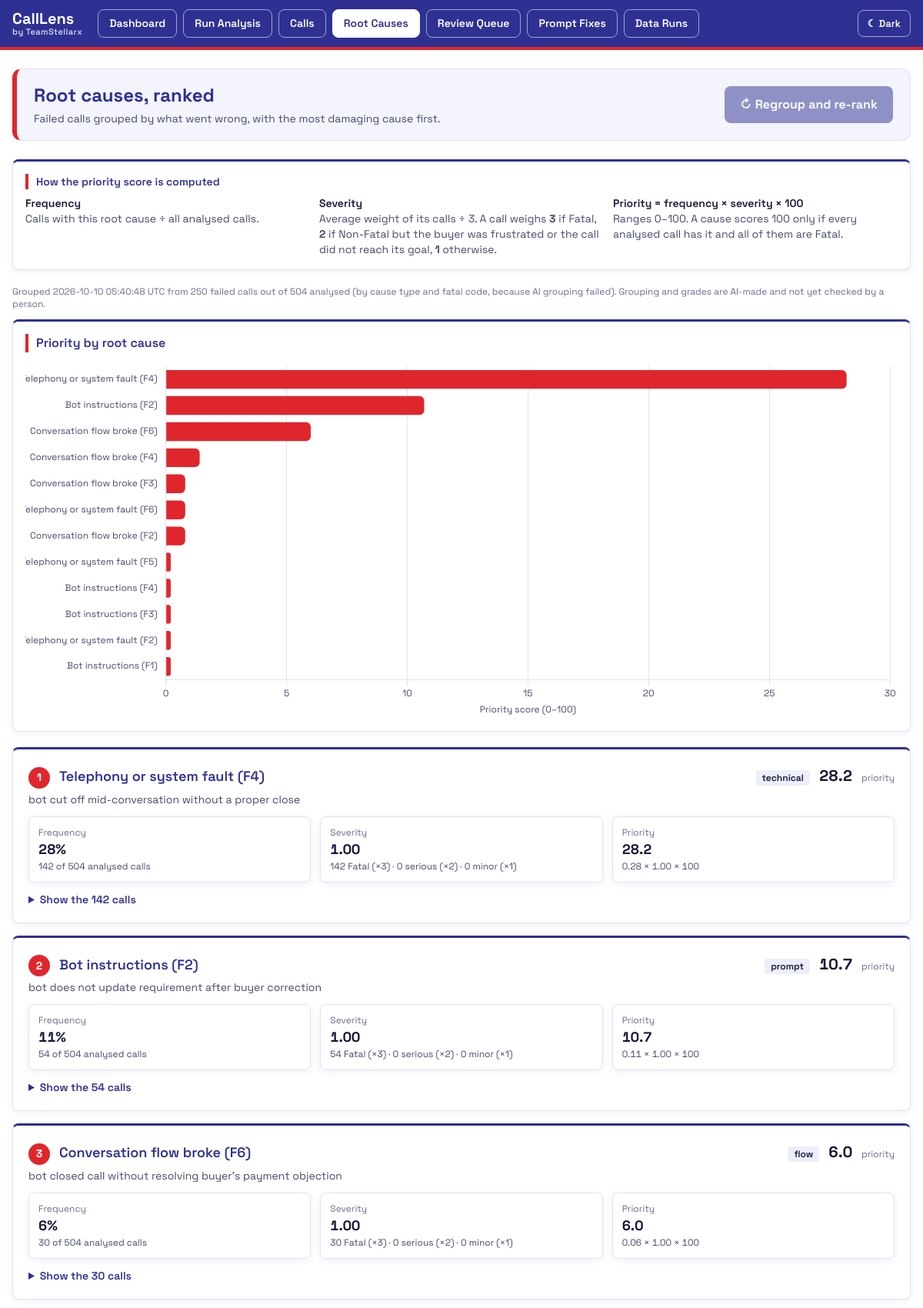
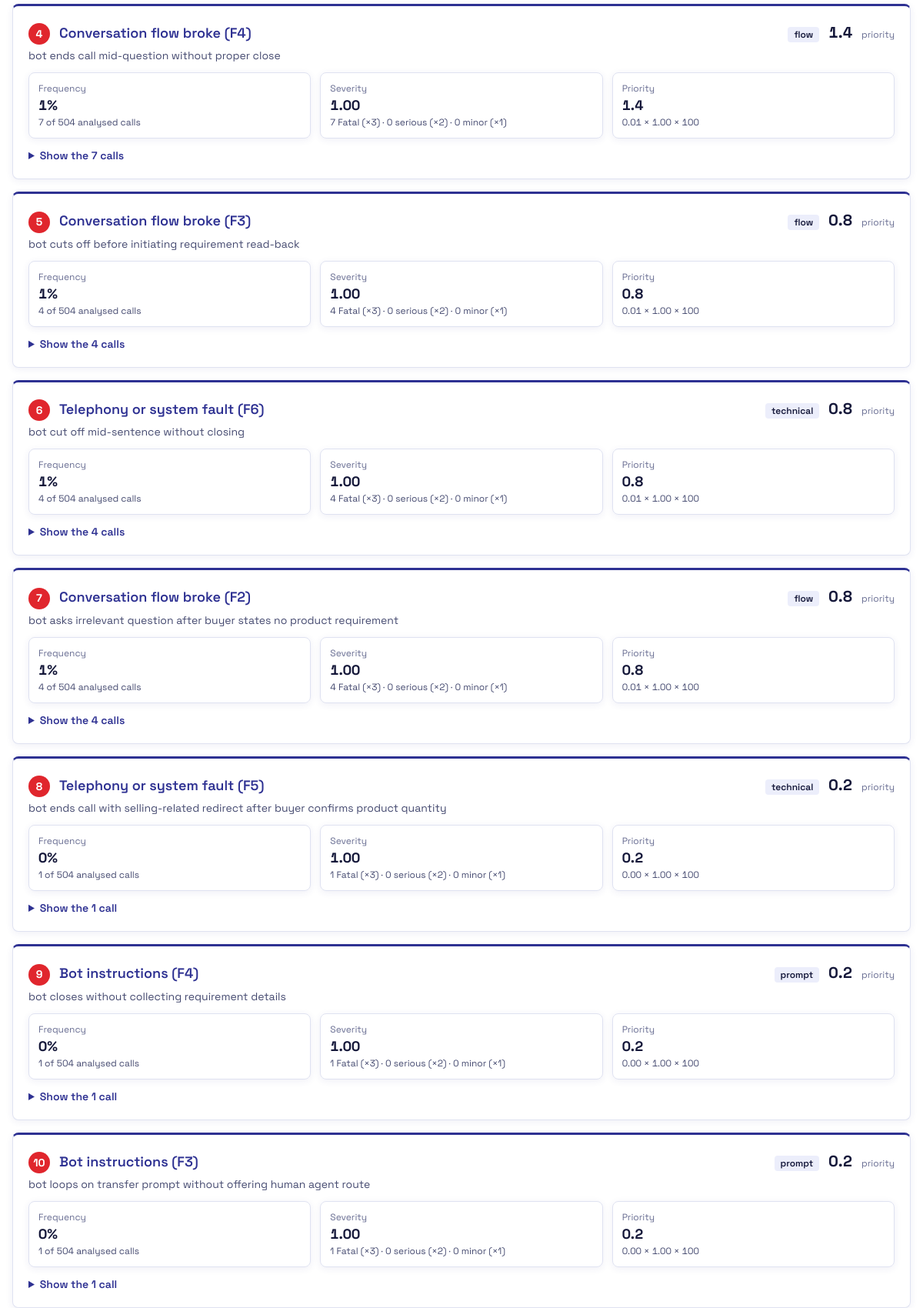
The page /root-causes (upper part) on the database its author committed (2 pictures, top to bottom).
### tables this page shows
CREATE TABLE kv (key TEXT PRIMARY KEY, value TEXT, updated_at TEXT DEFAULT CURRENT_TIMESTAMP);

CREATE TABLE root_cause (
    id INTEGER PRIMARY KEY AUTOINCREMENT, name TEXT, description TEXT, category TEXT,
    call_count INTEGER, frequency REAL, severity REAL, priority REAL,
    created_at TEXT DEFAULT CURRENT_TIMESTAMP
);

### app/main.py (the view)
@app.get("/root-causes", response_class=HTMLResponse)
async def root_causes_page(request: Request, notice: str = "") -> HTMLResponse:
    causes = root_causes.ranked()
    available = len(root_causes.failed_calls())
    return page(
        request, "root_causes.html",
        causes=causes, meta=root_causes.meta(), notice=notice, available=available,
        ready=bool(available and config.SARVAM_API_KEY),
        chart_data=[{"name": c["name"], "priority": round(c["priority"], 1), "calls": c["call_count"]} for c in causes],
    )  # fmt: skip

### app/templates/root_causes.html (shortened to what this page needs)
{% extends "base.html" %}
{% block content %}
<section class="hero mb-6 flex flex-wrap items-center gap-4">
  <div class="grow">
    <h1 class="text-2xl font-bold">Root causes, ranked</h1>
    <p class="text-sm text-slate-600 mt-1">Failed calls grouped by what went wrong, with the most damaging cause first.</p>
  </div>
  <form method="post" action="/root-causes/build">
    <button class="btn-primary rounded-lg px-5 py-3 text-base font-bold disabled:opacity-50" {{ 'disabled' if not ready }}>{{ "↻ Regroup and re-rank" if causes else "▶ Group and rank" }}</button>
  </form>
</section>
<div class="rounded-lg border border-slate-200 bg-white p-4 mb-5 text-sm">
  <h2 class="font-semibold mb-2">How the priority score is computed</h2>
  <div class="grid md:grid-cols-3 gap-3">
    <div><p class="font-semibold">Frequency</p><p class="text-slate-700">Calls with this root cause ÷ all analysed calls.</p></div>
    <div><p class="font-semibold">Severity</p><p class="text-slate-700">Average weight of its calls ÷ 3. A call weighs <strong>3</strong> if Fatal, <strong>2</strong> if Non-Fatal but the buyer was frustrated or the call did not reach its goal, <strong>1</strong> otherwise.</p></div>
    <div><p class="font-semibold">Priority = frequency × severity × 100</p><p class="text-slate-700">Ranges 0–100. A cause scores 100 only if every analysed call has it and all of them are Fatal.</p></div>
  </div>
</div>
{% if not causes %}
<p class="rounded-lg border border-slate-200 bg-white p-6 text-sm">
  {% if ready %}{{ available }} failed calls are ready to be grouped. Press <strong>Group and rank</strong>; it takes a few seconds and costs under ₹1.
  {% else %}No Fatal calls or calls with issues have been analysed yet. <a class="text-blue-700 underline" href="/analyse">Run analysis</a> on some calls first.{% endif %}
</p>
{% else %}
<p class="text-xs text-slate-500 mb-3">Grouped {{ meta.updated_at }} UTC from {{ meta.calls }} failed calls out of {{ meta.audited }} analysed{{ " (by the AI)" if meta.method == "ai" else " (by cause type and fatal code, because AI grouping failed)" }}.
  Grouping and grades are AI-made and not yet checked by a person.</p>
<div class="rounded-lg border border-slate-200 bg-white p-4 mb-5">
  <h2 class="font-semibold mb-2">Priority by root cause</h2>
  <div style="position: relative; height: {{ 60 + 34 * (causes | length) }}px"><canvas id="priorityChart" aria-label="Bar chart of priority score by root cause"></canvas></div>
</div>
{% for c in causes %}
<article class="rounded-lg border border-slate-200 bg-white p-5 mb-4 fix-card">
  <div class="flex flex-wrap items-baseline gap-3 mb-1">
    <span class="fix-rank">{{ loop.index }}</span>
    <h2 class="text-lg font-semibold grow">{{ c.name }}</h2>
    <span class="rounded bg-slate-200 px-2 py-0.5 text-xs font-semibold">{{ c.category }}</span>
    <span class="num text-xl font-bold">{{ "%.1f" | format(c.priority) }}</span><span class="text-xs text-slate-500">priority</span>
  </div>
  <p class="text-sm text-slate-700 mb-3">{{ c.description }}</p>
  <div class="grid sm:grid-cols-3 gap-3 text-sm mb-3">
    <div class="rounded-lg border border-slate-200 p-3"><p class="text-xs text-slate-500">Frequency</p><p class="num text-lg font-bold">{{ "%.0f" | format(c.frequency * 100) }}%</p><p class="text-xs text-slate-600">{{ c.call_count }} of {{ meta.audited }} analysed calls</p></div>
    <div class="rounded-lg border border-slate-200 p-3"><p class="text-xs text-slate-500">Severity</p><p class="num text-lg font-bold">{{ "%.2f" | format(c.severity) }}</p><p class="text-xs text-slate-600">{{ c.fatal }} Fatal (×3) · {{ c.serious }} serious (×2) · {{ c.minor }} minor (×1)</p></div>
    <div class="rounded-lg border border-slate-200 p-3"><p class="text-xs text-slate-500">Priority</p><p class="num text-lg font-bold">{{ "%.1f" | format(c.priority) }}</p><p class="text-xs text-slate-600 num">{{ "%.2f" | format(c.frequency) }} × {{ "%.2f" | format(c.severity) }} × 100</p></div>
  </div>
  <details class="text-sm">
    <summary class="cursor-pointer font-semibold text-blue-700">Show the {{ c.call_count }} call{{ "" if c.call_count == 1 else "s" }}</summary>
  </details>
</article>
{% endfor %}
<script>
  (function () {
    const causes = {{ chart_data | tojson }};
    new Chart(document.getElementById("priorityChart"), {
      type: "bar",
      data: {
        labels: causes.map((c) => c.name),
        datasets: [{ data: causes.map((c) => c.priority), backgroundColor: themeColor("--brand-red"), borderRadius: 6 }],
      },
      options: {
        indexAxis: "y", maintainAspectRatio: false,
        plugins: { legend: { display: false }, tooltip: { callbacks: { label: (i) => `Priority ${i.formattedValue} · ${causes[i.dataIndex].calls} calls` } } },
        scales: { x: { beginAtZero: true, title: { display: true, text: "Priority score (0–100)" }, grid: { color: themeColor("--line") } }, y: { grid: { display: false } } },
      },
    });
  })();
</script>
{% endif %}
{% endblock %}

### app/static/app.css (style rules this page uses)
html.neo { --brand-navy: #2e3192; --brand-red: #e0262d; --bg: #ffffff; --panel: #ffffff; --panel-tint: #f3f4fc; --header: #2e3192; --header-text: #ffffff; --line: #dfe2f1; --line-strong: #b9bee0; --text: #15183a; --text-2: #454a70; --text-3: #686d92; --accent: #2e3192; --accent-soft: #eceefb; --btn: #2e3192; --btn-hover: #23267a; --field: #ffffff; --fatal: #c61f2a; --fatal-soft: #fdecee; --risk: #9a5800; --risk-soft: #fff3df; --clean: #0f7a4a; --clean-soft: #e6f6ee; --shadow: 0 2px 10px rgba(46, 49, 146, 0.08); --series-1: #2563eb; --series-2: #f97316; --series-3: #c026d3; --series-4: #0d9488; --series-5: #e0262d; --series-6: #7c3aed; color-scheme: light; }
html.neo body { font-family: "Space Grotesk", system-ui, -apple-system, "Segoe UI", "Noto Sans", "Noto Sans Devanagari", "Nirmala UI", sans-serif; color: var(--text); background: var(--bg); min-height: 100vh; }
.num { font-variant-numeric: tabular-nums; }
html.neo .bg-white, html.neo .bg-slate-50 { background: var(--panel) !important; }
html.neo .rounded-lg.border { border-color: var(--line) !important; box-shadow: var(--shadow); }
html.neo .rounded-lg.border.bg-white { border-top: 3px solid var(--brand-navy) !important; }
html.neo [class*="border-slate-"] { border-color: var(--line) !important; }
.hero { border: 1px solid var(--line); border-left: 6px solid var(--brand-red); border-radius: 12px; padding: 18px 22px; background: var(--panel-tint); }
html.neo .text-slate-900, html.neo .text-slate-800 { color: var(--text) !important; }
html.neo .text-slate-700, html.neo .text-slate-600 { color: var(--text-2) !important; }
html.neo .text-slate-500, html.neo .text-slate-400 { color: var(--text-3) !important; }
html.neo h1 { color: var(--accent); }
html.neo main h2 { color: var(--accent); border-left: 4px solid var(--brand-red); padding-left: 10px; }
html.neo .fix-card h2 { border-left: 0; padding-left: 0; }
html.neo .text-blue-700 { color: var(--accent) !important; }
html.neo .bg-blue-700, html.neo .btn-primary { background: var(--btn) !important; color: #ffffff !important; border: 0; }
html.neo .bg-slate-200 { background: var(--accent-soft) !important; }
.fix-rank { display: inline-flex; align-items: center; justify-content: center; width: 28px; height: 28px; border-radius: 50%; font-weight: 700; font-size: 14px; color: #ffffff; background: var(--brand-red); }

### rows shown on the page
kv: updated_at "2026-10-10 05:40:48"
root_cause: name "Telephony or system fault (F4)", category "technical", priority "28.2", description "bot cut off mid-conversation without a proper close", c.frequency*100 "28", call_count "142", audited "504", severity "1.00", fatal "142", serious "0", minor "0", frequency "0.28", call_count "s"
root_cause: name "Bot instructions (F2)", category "prompt", priority "10.7", description "bot does not update requirement after buyer correction", c.frequency*100 "11", call_count "54", audited "504", severity "1.00", fatal "54", serious "0", minor "0", frequency "0.11", call_count "s"
root_cause: name "Conversation flow broke (F6)", category "flow", priority "6.0", description "bot closed call without resolving buyer's payment objection", c.frequency*100 "6", call_count "30", audited "504", severity "1.00", fatal "30", serious "0", minor "0", frequency "0.06", call_count "s"
root_cause: name "Conversation flow broke (F4)", category "flow", priority "1.4", description "bot ends call mid-question without proper close", c.frequency*100 "1", call_count "7", audited "504", severity "1.00", fatal "7", serious "0", minor "0", frequency "0.01", call_count "s"
root_cause: name "Conversation flow broke (F3)", category "flow", priority "0.8", description "bot cuts off before initiating requirement read-back", c.frequency*100 "1", call_count "4", audited "504", severity "1.00", fatal "4", serious "0", minor "0", frequency "0.01", call_count "s"
root_cause: name "Telephony or system fault (F6)", category "technical", priority "0.8", description "bot cut off mid-sentence without closing", c.frequency*100 "1", call_count "4", audited "504", severity "1.00", fatal "4", serious "0", minor "0", frequency "0.01", call_count "s"
root_cause: name "Conversation flow broke (F2)", category "flow", priority "0.8", description "bot asks irrelevant question after buyer states no product requirement", c.frequency*100 "1", call_count "4", audited "504", severity "1.00", fatal "4", serious "0", minor "0", frequency "0.01", call_count "s"
root_cause: name "Telephony or system fault (F5)", category "technical", priority "0.2", description "bot ends call with selling-related redirect after buyer confirms product quantity", c.frequency*100 "0", call_count "1", audited "504", severity "1.00", fatal "1", serious "0", minor "0", frequency "0.00"
root_cause: name "Bot instructions (F4)", category "prompt", priority "0.2", description "bot closes without collecting requirement details", c.frequency*100 "0", call_count "1", audited "504", severity "1.00", fatal "1", serious "0", minor "0", frequency "0.00"
root_cause: name "Bot instructions (F3)", category "prompt", priority "0.2", description "bot loops on transfer prompt without offering human agent route", c.frequency*100 "0", call_count "1", audited "504", severity "1.00", fatal "1", serious "0", minor "0", frequency "0.00"

### other values the page prints
{{ label }} "Dashboard" "Run Analysis" "Calls" "Root Causes" "Review Queue" "Prompt Fixes" "Data Runs"
{{ "↻ Regroup and re-rank" if causes else "▶ Group and rank" }} "↻ Regroup and re-rank"
{{ meta.calls }} "250"
{{ meta.audited }} "504"
